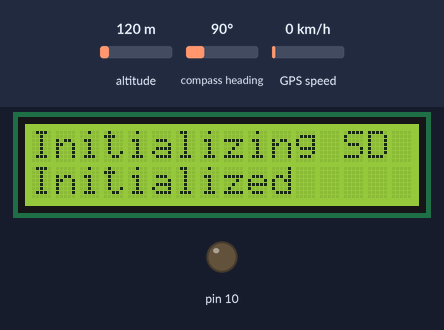
The sketch below on a simulated Arduino Uno, built with avr-gcc and run on an emulated ATmega328P. On the bench: 16×2 character LCD, output pins drawn as LEDs (lit = HIGH). The inputs (shaded band) are chosen by the test bench; at power-on: altitude 120 m, compass heading 90°, GPS speed 0 km/h. Storage starts empty; the GPS gets a fix after 3 s at 37.7749, -122.4194 with 8 satellites; what the sketch prints to the serial monitor is not drawn.

Above: at 0.1 s.
At 5.2 s:
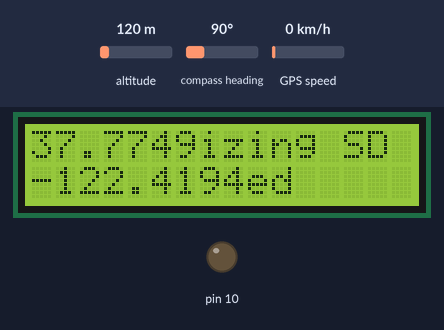

The sketch:

GPS_Tracker.ino
```cpp
/*
 This Sketch uses the TinyGPS library and SD card library to log GPS data and save it on a SD card.

 Important: This version is intended for Arduino 1.0 IDE. It will
 not compile in earlier versions. Be sure the following files are
 present in the folder with this sketch:

 TinyGPS.h
 TinyGPS.cpp
 keywords.txt

 A revised version of the TinyGPS object library is included in the sketch folder
 to avoid conflict with any earlier version you may have in the Arduino libraries
 location.
 */

#include <SoftwareSerial.h>
#include "TinyGPS.h"                 // Special version for 1.0
#include <SD.h>                        // Standard Arduino SD card library
#include <LiquidCrystal.h>

File myFile;
LiquidCrystal lcd(8, 9, 4, 5, 6, 7);

TinyGPS gps;
SoftwareSerial nss(2, 255);            // Yellow wire to pin 2. (Based on using
                                       // Parallax 28500-RT PMB-648 GPS SiRF Internal Antenna)

// define some values used by the panel
int lcd_key     = 0;
int adc_key_in  = 0;

void setup() {
  Serial.begin(115200);
  nss.begin(4800);
  Serial.println("Reading GPS");

// Initialize LCD Screen
 lcd.begin(16, 2);              // start the library
 lcd.setCursor(0,0);
// End initialize LCD Screen

// Initialize SD card
 lcd.print("Initializing SD");
 lcd.setCursor(0,1);
 Serial.print("Initializing SD card...");
   pinMode(10, OUTPUT);

  if (!SD.begin(10)) {
    Serial.println("initialization failed!");
    return;
  }
  lcd.print("Initialized");
  lcd.setCursor(0,1);
  Serial.println("initialization done.");
// End initialize SD Card
}

void loop() {
  bool newdata = false;
  unsigned long start = millis();
  while (millis() - start < 5000) {  // Update every 5 seconds
    if (feedgps())
      newdata = true;
  }
  if (newdata) {
    gpsdump(gps);

  }
}

// Get and process GPS data
void gpsdump(TinyGPS &gps) {
  float flat, flon;
  unsigned long age;
  gps.f_get_position(&flat, &flon, &age);
  lcd.setCursor(0,0);
  lcd.print(flat, 4);
  Serial.print(flat, 4);
  Serial.print(", ");
  lcd.setCursor(0,1);
  lcd.print(flon, 4);
  Serial.println(flon, 4);

   /// And write it to SD card
       myFile = SD.open("tracking.txt", FILE_WRITE);

  // if the file opened okay, write to it:
  if (myFile) {
    Serial.print("Writing to tracking.txt...");
    myFile.print(flat, 4);
    myFile.print(", ");
    myFile.println(flon, 4);
    // close the file:
    myFile.close();
    Serial.println("done.");
  } else {
    // if the file didn't open, print an error:
    Serial.println("error opening tracking.txt");
  }
    ///

}

// Feed data as it becomes available
bool feedgps() {
  while (nss.available()) {
    if (gps.encode(nss.read()))
      return true;

  }
  return false;
}
```
